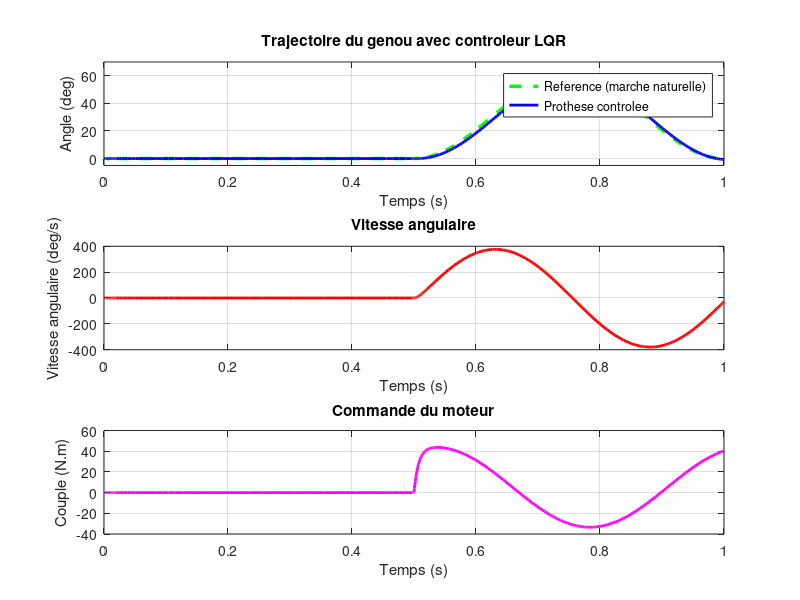
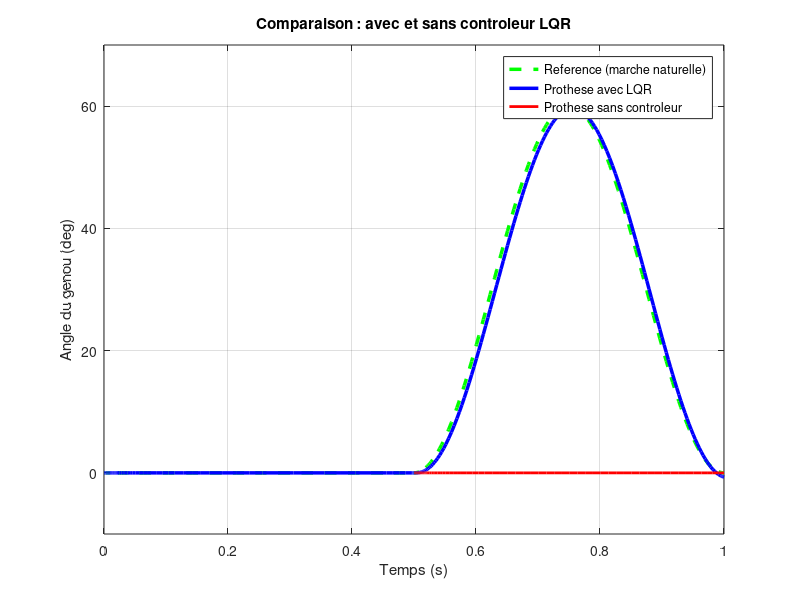
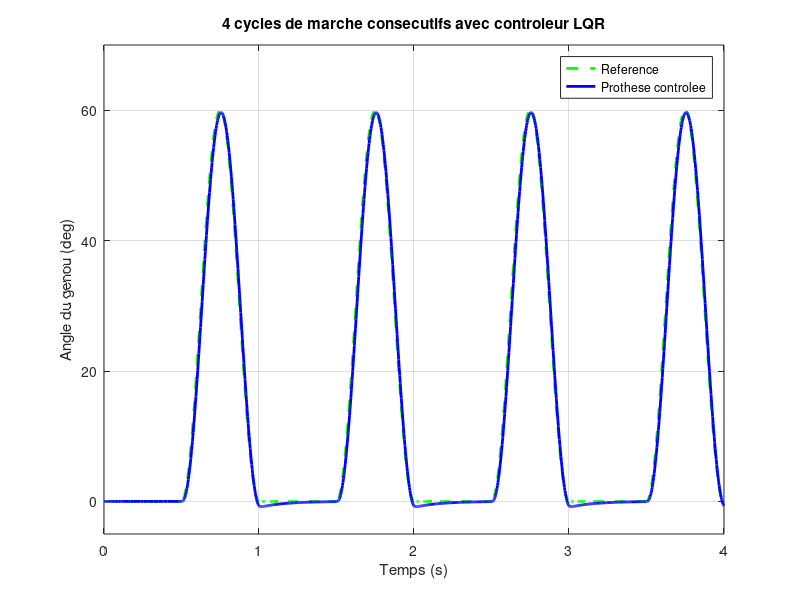

MATLAB code for these plots, in order: (Note: this script raises an error after producing the figures.)
%% KNEE PROSTHESIS CONTROL SIMULATION
% Joseph Belamich - EPFL Exchange Student at HKUST
% LQR Control of a Bionic Knee Prosthesis
clear all; close all; clc;

%% Parametres physiques
I = 0.5;    % Moment d'inertie (kg.m2)
b = 2.0;    % Amortissement (N.m.s/rad)
k = 10.0;   % Raideur (N.m/rad)

%% Espace d'etat
A = [0,    1;
    -k/I, -b/I];
B = [0; 1/I];

%% Controleur LQR
Q = diag([2000, 50]);
R = 0.01;
K = lqr(A, B, Q, R);

%% Trajectoire de reference - cycle de marche naturel
theta_ref_func = @(t) ...
    (t < 0.5) .* 0 + ...
    (t >= 0.5 & t < 0.75) .* (60 * (1 - cos(pi*(t-0.5)/0.25))/2) + ...
    (t >= 0.75 & t <= 1.0) .* (60 * (1 + cos(pi*(t-0.75)/0.25))/2);

theta_dot_ref_func = @(t) ...
    (t >= 0.5 & t < 0.75) .* (60*pi/(0.25*2) * sin(pi*(t-0.5)/0.25)) + ...
    (t >= 0.75 & t <= 1.0) .* (-60*pi/(0.25*2) * sin(pi*(t-0.75)/0.25));

%% Simulation avec ode45
dynamics = @(t, x) A*x + B*(-K*(x - ...
    [theta_ref_func(t)*pi/180; theta_dot_ref_func(t)*pi/180]));

x0 = [0; 0];
[t, x] = ode45(dynamics, [0 1.0], x0);

%% Trajectoire de reference sur les memes instants
theta_ref = theta_ref_func(t);

%% Visualisation
figure;

subplot(3,1,1);
plot(t, theta_ref, 'g--', 'LineWidth', 2.5); hold on;
plot(t, x(:,1)*180/pi, 'b', 'LineWidth', 2);
xlabel('Temps (s)');
ylabel('Angle (deg)');
title('Trajectoire du genou avec controleur LQR');
legend('Reference (marche naturelle)', 'Prothese controlee', 'Location', 'best');
grid on;
ylim([-5 70]);

subplot(3,1,2);
plot(t, x(:,2)*180/pi, 'r', 'LineWidth', 2);
xlabel('Temps (s)');
ylabel('Vitesse angulaire (deg/s)');
title('Vitesse angulaire');
grid on;

subplot(3,1,3);
tau = zeros(length(t),1);
for i = 1:length(t)
    e = x(i,:)' - [theta_ref_func(t(i))*pi/180; ...
        theta_dot_ref_func(t(i))*pi/180];
    tau(i) = -K*e;
end
plot(t, tau, 'm', 'LineWidth', 2);
xlabel('Temps (s)');
ylabel('Couple (N.m)');
title('Commande du moteur');
grid on;

%% COMPARAISON AVEC / SANS CONTROLEUR
% Simulation sans controleur (genou libre)
x0_free = [0; 0];
dynamics_free = @(t, x) A*x;  % pas de commande

% On part du meme point de depart que la reference a t=0.5s
x0_free = [theta_ref_func(0.5)*pi/180; 0];
[t_free, x_free] = ode45(dynamics_free, [0.5 1.0], x0_free);

% Trajectoire reference sur ces instants
theta_ref_free = theta_ref_func(t_free);

%% Nouveau graphique comparaison
figure;
plot(t, theta_ref, 'g--', 'LineWidth', 2.5); hold on;
plot(t, x(:,1)*180/pi, 'b', 'LineWidth', 2.5);
plot(t_free, x_free(:,1)*180/pi, 'r', 'LineWidth', 2);
xlabel('Temps (s)');
ylabel('Angle du genou (deg)');
title('Comparaison : avec et sans controleur LQR');
legend('Reference (marche naturelle)', ...
       'Prothese avec LQR', ...
       'Prothese sans controleur', ...
       'Location', 'best');
grid on;
ylim([-10 70]);


%% OPTION B - PLUSIEURS CYCLES DE MARCHE
% On simule 4 cycles consecutifs (4 pas)
n_cycles = 4;
T_cycle = 1.0;  % duree d'un cycle

% Trajectoire de reference sur plusieurs cycles
theta_ref_multi = @(t) theta_ref_func(mod(t, T_cycle));
theta_dot_ref_multi = @(t) theta_dot_ref_func(mod(t, T_cycle));

% Simulation sur 4 cycles
dynamics_multi = @(t, x) A*x + B*(-K*(x - ...
    [theta_ref_multi(t)*pi/180; ...
     theta_dot_ref_multi(t)*pi/180]));

[t_multi, x_multi] = ode45(dynamics_multi, [0 n_cycles*T_cycle], [0;0]);

% Reference sur ces instants
theta_ref_m = arrayfun(theta_ref_multi, t_multi);

% Visualisation
figure;
plot(t_multi, theta_ref_m, 'g--', 'LineWidth', 2); hold on;
plot(t_multi, x_multi(:,1)*180/pi, 'b', 'LineWidth', 2);
xlabel('Temps (s)');
ylabel('Angle du genou (deg)');
title('4 cycles de marche consecutifs avec controleur LQR');
legend('Reference', 'Prothese controlee', 'Location', 'best');
grid on;
ylim([-5 70]);

% Ajouter lignes verticales pour separer les cycles
for i = 1:n_cycles-1
    xline(i*T_cycle, 'k--', 'LineWidth', 1, ...
          'Label', sprintf('Cycle %d', i));
end

%% OPTION C - ROBUSTESSE AU BRUIT
% Dans la vraie vie les capteurs ont du bruit
% On simule un bruit gaussien sur la mesure d'angle

noise_level = 0.5;  % bruit en degres (ecart type)

% Simulation avec bruit sur les capteurs
dt = 0.001;
tspan_n = 0:dt:1.0;
N = length(tspan_n);

x_noisy = zeros(N, 2);
x_noisy(1,:) = [0; 0];
tau_noisy = zeros(N, 1);

for i = 1:N-1
    % Mesure bruitee (ce que le capteur lit reellement)
    noise = noise_level * pi/180 * randn(2,1);
    x_measured = x_noisy(i,:)' + noise;
    
    % Reference a cet instant
    x_des = [theta_ref_func(tspan_n(i))*pi/180; ...
             theta_dot_ref_func(tspan_n(i))*pi/180];
    
    % Commande basee sur la mesure bruitee
    e = x_measured - x_des;
    tau = -K * e;
    tau_noisy(i) = tau;
    
    % Evolution reelle du systeme
    x_dot = A * x_noisy(i,:)' + B * tau;
    x_noisy(i+1,:) = x_noisy(i,:)' + x_dot * dt;
end

% Reference
theta_ref_n = theta_ref_func(tspan_n);

% Visualisation
figure;
plot(tspan_n, theta_ref_n, 'g--', 'LineWidth', 2.5); hold on;
plot(t, x(:,1)*180/pi, 'b', 'LineWidth', 2);
plot(tspan_n, x_noisy(:,1)*180/pi, 'r', 'LineWidth', 1.5);
xlabel('Temps (s)');
ylabel('Angle du genou (deg)');
title('Robustesse du controleur LQR face au bruit des capteurs');
legend('Reference', 'LQR sans bruit', ...
       'LQR avec bruit capteurs', 'Location', 'best');
grid on;
ylim([-5 70]);

%% OPTION D - COMPARAISON LQR vs PID
% Le PID est le controleur classique utilise en industrie
% On va montrer que le LQR est plus performant

% Parametres PID (tuning manuel)
Kp = 80;    % gain proportionnel
Ki = 5;     % gain integral
Kd = 3;     % gain derivateur

% Simulation PID
dt = 0.001;
tspan_pid = 0:dt:1.0;
N = length(tspan_pid);

x_pid = zeros(N, 2);
x_pid(1,:) = [0; 0];
integral_error = 0;

for i = 1:N-1
    % Reference
    theta_des = theta_ref_func(tspan_pid(i)) * pi/180;
    
    % Erreur
    error = x_pid(i,1) - theta_des;
    integral_error = integral_error + error * dt;
    
    if i > 1
        deriv_error = (x_pid(i,1) - x_pid(i-1,1)) / dt;
    else
        deriv_error = 0;
    end
    
    % Commande PID
    tau_pid = -(Kp*error + Ki*integral_error + Kd*deriv_error);
    
    % Evolution du systeme
    x_dot = A * x_pid(i,:)' + B * tau_pid;
    x_pid(i+1,:) = x_pid(i,:)' + x_dot * dt;
end

% Reference
theta_ref_pid = theta_ref_func(tspan_pid);

% Visualisation
figure;
plot(tspan_pid, theta_ref_pid, 'g--', 'LineWidth', 2.5); hold on;
plot(t, x(:,1)*180/pi, 'b', 'LineWidth', 2.5);
plot(tspan_pid, x_pid(:,1)*180/pi, 'r', 'LineWidth', 2);
xlabel('Temps (s)');
ylabel('Angle du genou (deg)');
title('Comparaison LQR vs PID');
legend('Reference', 'LQR (optimal)', 'PID (classique)', 'Location', 'best');
grid on;
ylim([-10 70]);

%% OPTION E - RAIDEUR VARIABLE
% Hugh Herr 2024 : prothese a raideur variable selon la phase de marche
% Phase appui : raideur elevee (genou rigide pour supporter le poids)
% Phase oscillation : raideur faible (genou souple pour swing naturel)

% Fonction de raideur variable
k_func = @(t) ...
    (mod(t,1.0) < 0.5) .* 20.0 + ...   % appui : k=20 (rigide)
    (mod(t,1.0) >= 0.5) .* 3.0;         % oscillation : k=3 (souple)

% Simulation avec raideur variable sur 2 cycles
dt = 0.001;
tspan_vs = 0:dt:2.0;
N = length(tspan_vs);

x_vs = zeros(N, 2);
x_vs(1,:) = [0; 0];
tau_vs = zeros(N, 1);
k_history = zeros(N, 1);

for i = 1:N-1
    t_i = tspan_vs(i);
    
    % Raideur a cet instant
    k_i = k_func(t_i);
    k_history(i) = k_i;
    
    % Matrices avec raideur variable
    A_i = [0, 1; -k_i/I, -b/I];
    K_i = lqr(A_i, B, Q, R);
    
    % Reference
    x_des = [theta_ref_multi(t_i)*pi/180; ...
             theta_dot_ref_multi(t_i)*pi/180];
    
    % Commande
    e = x_vs(i,:)' - x_des;
    tau_i = -K_i * e;
    tau_vs(i) = tau_i;
    
    % Evolution
    x_dot = A_i * x_vs(i,:)' + B * tau_i;
    x_vs(i+1,:) = x_vs(i,:)' + x_dot * dt;
end

% Reference sur 2 cycles
theta_ref_vs = arrayfun(theta_ref_multi, tspan_vs);

% Visualisation
figure;

subplot(3,1,1);
plot(tspan_vs, theta_ref_vs, 'g--', 'LineWidth', 2); hold on;
plot(tspan_vs, x_vs(:,1)*180/pi, 'b', 'LineWidth', 2);
ylabel('Angle (deg)');
title('Prothese a raideur variable (Hugh Herr 2024)');
legend('Reference', 'Prothese', 'Location', 'best');
grid on; ylim([-5 70]);

subplot(3,1,2);
plot(tspan_vs, k_history, 'm', 'LineWidth', 2);
ylabel('Raideur k (N.m/rad)');
title('Raideur variable selon la phase de marche');
grid on;

subplot(3,1,3);
plot(tspan_vs, tau_vs, 'r', 'LineWidth', 2);
xlabel('Temps (s)');
ylabel('Couple (N.m)');
title('Commande du moteur avec raideur variable');
grid on;
